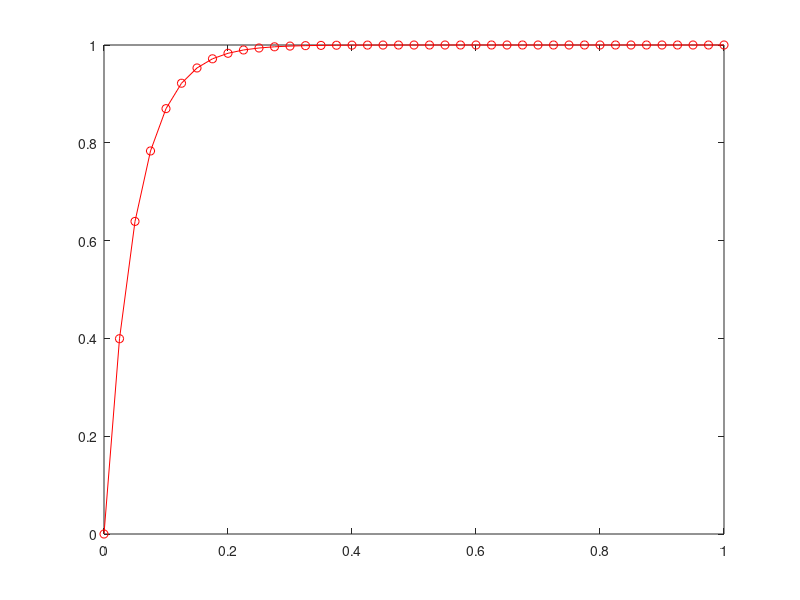

Reproduce this figure in MATLAB.
function [u] = testRun()
clc
clear all
nPoints = 41;
c1 = ones(nPoints,1);
global stabilizer
stabilizer = 'VMS';
global h
h = ones(nPoints,1)*(1/(nPoints-1));

x = 0:(1/40):1;
% (global) Peclet number
PeG = 20;
% (global) Damkohler numner
DaG = PeG*500;
% sign of reaction term
bsign = 1;
% num. of points

L=1;
a=1;
kappa = abs(a)*L/PeG; % diffusion
B = bsign*abs(a)*DaG/L; % reaction
l=0;
[u] = solveUtest(nPoints,x,[0,1],c1,2,kappa,a,B,l,0);
plot(x,u,'ro-')
end

function [u] = solveUtest(nPoints,x,BCval,c1,itau,kappa,a,B,l,c2)
global h;
%source
nElement = nPoints-1;
IEN(:,1) = 1:nPoints-1;
IEN(:,2) = 2:nPoints;
K = zeros(nPoints,nPoints);
F = zeros(nPoints,1);
for element = 1:nElement
    J = h(element);
    InvJ = 1/J; 
    [k,f] = ElementStiff(a,kappa,B,itau,J,InvJ,l,x,BCval,element,c1,c2);
    
    %assemble    
    K(IEN(element,1),IEN(element,1)) = k(1,1)+K(IEN(element,1),IEN(element,1));
    K(IEN(element,1),IEN(element,2)) = k(1,2)+K(IEN(element,1),IEN(element,2));
    K(IEN(element,2),IEN(element,1)) = k(2,1)+K(IEN(element,2),IEN(element,1));
    K(IEN(element,2),IEN(element,2)) = k(2,2)+K(IEN(element,2),IEN(element,2));
    
    F(IEN(element,1)) = f(1)+F(IEN(element,1));
    F(IEN(element,2)) = f(2)+ F(IEN(element,2));
end
%% apply Strong boundary condition
for i = 1:nPoints
    F(i) = F(i)-K(i,1)*BCval(1)-K(i,nPoints)*BCval(2);
end
F(1) = BCval(1);
F(nPoints) = BCval(2);
K(1,:) = 0;
K(:,1) = 0;
K(1,1) = 1;
K(nPoints,:) = 0;
K(:,nPoints) = 0;
K(nPoints,nPoints) = 1;
%cond(K)
u = K\F;
end

function [k,f] = ElementStiff(a0,k0,B,itau,J,InvJ,f0,xarray,BCval,ele,c1,c2)
global h
global stabilizer
p=1;
n = 20;
[xi,w] = GaussQuad(n,1);
[ShapeFunc,DivSF] = ShapeFuncDiv(p,xi);
k = zeros(p+1,p+1);
f = zeros(p+1,1);
c1ele = max(c1(ele),c1(ele+1));
for i = 1:length(w)
    Nax = DivSF(:,i)*InvJ;
    Nbx = Nax';
    Na = ShapeFunc(:,i);
    Nb = Na';
    x =  xarray(ele)+xi(i)*h(ele);
    a =a0; kappa=k0;l=f0;
    [tau] = tauFunc(ele,c1ele,itau,kappa,a,B,InvJ,c2);
    k = k+Nax*kappa*Nbx*J*w(i)+Na*a*Nbx*J*w(i)+Na*B*Nb*J*w(i);
    f = f+Na*l*J*w(i);
    if strcmp(stabilizer, 'GLS') == 1
        k = k+(a*Nax+B*Na)*tau*(a*Nbx+B*Nb)*J*w(i);
        f = f+(a*Nax+B*Na)*tau*l*J*w(i);
    elseif strcmp(stabilizer, 'SUPG') == 1
        k = k+(a*Nax)*tau*(a*Nbx+B*Nb)*J*w(i);
        f = f+(a*Nax)*tau*l*J*w(i);
    elseif strcmp(stabilizer, 'VMS') == 1
        k = k+(a*Nax-B*Na)*tau*(a*Nbx+B*Nb)*J*w(i);
        f = f+(a*Nax-B*Na)*tau*l*J*w(i);
    else
        fprintf('Should specify stabilizer');
    end
end
end

function [tau] = tauFunc(element,c1element,itau,kappa,a,B,InvJ,c2)
global h;
if(itau == 2) 
    tau1 = h(element)/(2*a);
    tau2 = h(element)^2/(4*kappa);
    tau = 1/sqrt(tau1^(-2) + 9*tau2^(-2)+B^2);
    tau = 10e-5;
elseif(itau == 3)                    
    tau = c1element*(h(element)^c2); 
elseif(itau == 4)
    tau = (2*InvJ*norm(a)+2*InvJ^2*kappa)^-1;
elseif(itau == 0)
    tau = 0;
end

end

function [ShapeFunc,DivSF] = ShapeFuncDiv(p,x)
L = length(x);
ShapeFunc = zeros(p+1,L);
DivSF = zeros(p+1,L);
for v = 0:p
    coeff = nchoosek(p,v);
    ShapeFunc(v+1,:) = coeff*x.^v.*(1-x).^(p-v);
    DivSF(v+1,:) = coeff*v*x.^(v-1).*(1-x).^(p-v)-coeff*x.^(v).*(p-v).*(1-x).^(p-v-1);
end
end

function [xx, ww] = GaussQuad(n, a, b)

   % Check number of input arguments.
   narginchk(1, 3);

   % Assign default values to missing arguments.
   switch nargin
      case 1                    % GAUSSQUAD(N)
         b = 1;
         a = -1;
      case 2                    % GAUSSQUAD(N, C)
         b = a;
         a = 0;
   end

   u = 1 : n-1;
   u = u ./ sqrt(4*u.^2 - 1);

   % Same as A = diag(u, -1) + diag(u, 1), but faster (no addition).
   A = zeros(n, n);
   A( 2 : n+1 : n*(n-1) ) = u;
   A( n+1 : n+1 : n^2-1 ) = u;

   % Find the base points X and weight factors W for the interval [-1,1].
   [v, x] = eig(A);
   [x, k] = sort(diag(x));
   w = 2 * v(1,k)'.^2;

   % Linearly transform from [-1,1] to [a,b].
   x = (b - a) / 2 * x + (a + b) / 2;   % transform base points X
   w = (b - a) / 2 * w;                 % adjust weigths

   % If output arguments are given, return output and exit.
   if nargout
      xx = x;
      ww = w;
      return
   end
end